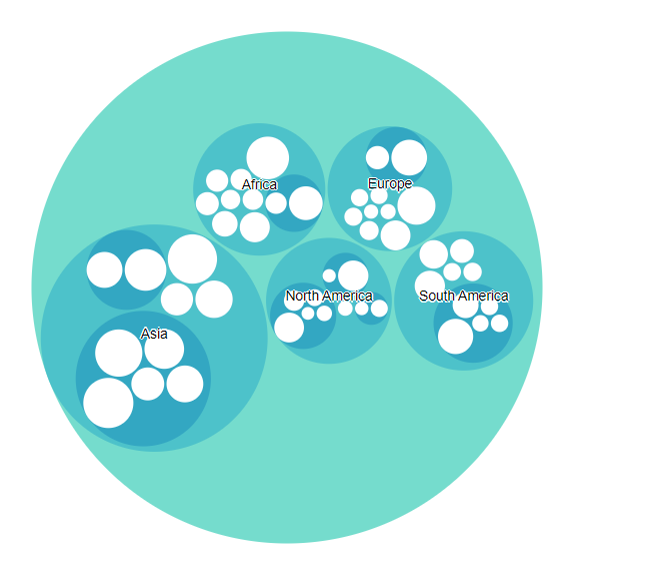

The script that drew this image:
# Dades sobre les ciutats més poblades del món per continent

library(ggraph)
library(devtools)
library(data.tree)
library(circlepackeR)

# Lectura de les dades
# https://app.rawgraphs.io/

setwd("C:/Mis documentos/Estudis/Màster UOC/Semestre 4/Visualització de dades/PAC 2")
dd <- read.csv2("population.csv",sep=";",header=T)

# CRICLE PACKING
dd$pathString <- paste("World", dd$Continent, dd$Country, dd$City, sep = "/")
population <- as.Node(dd)

# Make the plot
#circlepackeR(population, size = "value")

# You can custom the minimum and maximum value of the color range.
p <- circlepackeR(population, size = "Population")
p
